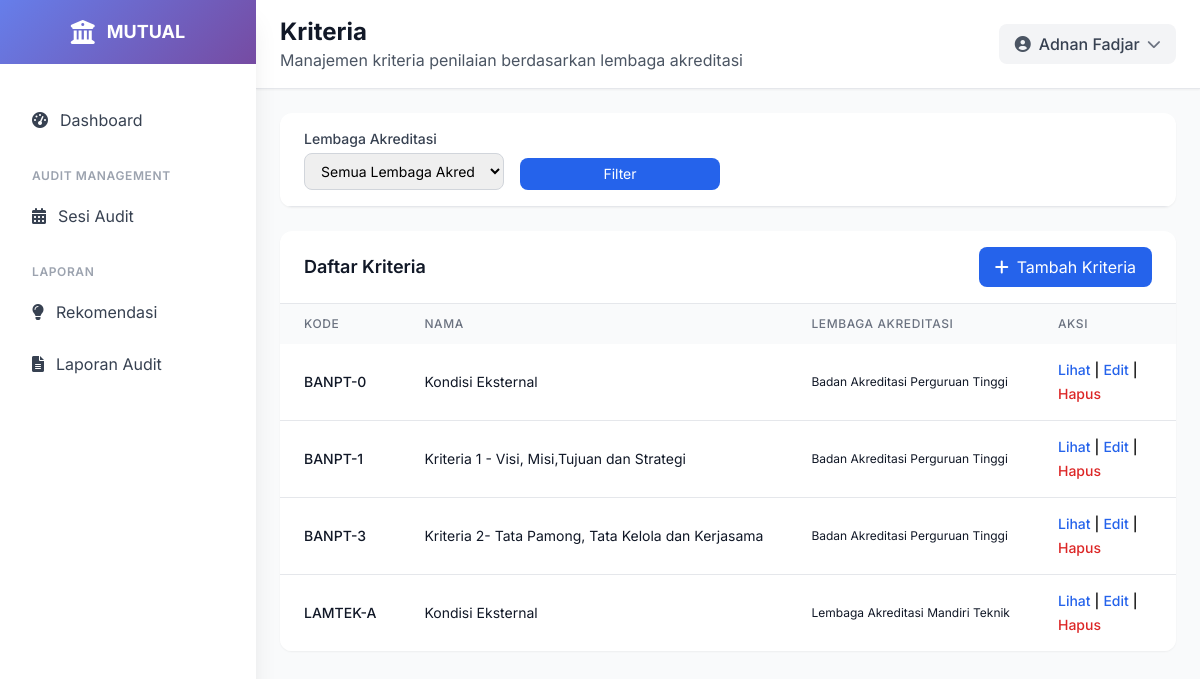
Screenshot of /kriteria/ (signed in) with the database file from the repository.
### ami/models.py (models this page shows, shortened)
class Kriteria(models.Model):
    lembaga_akreditasi = models.ForeignKey(LembagaAkreditasi, on_delete=models.CASCADE, related_name='kriteria')
    kode = models.CharField(max_length=30, null=True)
    nama = models.CharField(max_length=255)
    deskripsi = models.TextField(blank=True, null=True)
    status = models.CharField(max_length=20, choices=[
        ('aktif', 'aktif'),
        ('tidak aktif', 'tidak aktif'),
    ], default='aktif')
    class Meta:
        verbose_name = "Kriteria"
        verbose_name_plural = "Kriteria"
        unique_together = ['lembaga_akreditasi', 'kode']
        ordering = ['kode']

class LembagaAkreditasi(models.Model):
    kode = models.CharField(max_length=20, unique=True)
    nama = models.CharField(max_length=255, unique=True)
    deskripsi = models.TextField(blank=True, null=True)
    website = models.URLField(blank=True, null=True)
    kontak = models.TextField(blank=True, null=True)
    class Meta:
        verbose_name = "Lembaga Akreditasi"
        verbose_name_plural = "Lembaga Akreditasi"
        ordering = ['nama']

### ami/views.py (the view)
# urls.py: path('kriteria/', views.kriteria_list, name='kriteria_list'),
@login_required
def kriteria_list(request, lembaga_id=None):
    lembaga = None
    if lembaga_id:
        lembaga = get_object_or_404(LembagaAkreditasi, pk=lembaga_id)
        kriteria_list = Kriteria.objects.filter(lembaga_akreditasi=lembaga).order_by('kode')
    else:
        kriteria_list = Kriteria.objects.all().order_by('kode')
    paginator = Paginator(kriteria_list, 10)
    page_number = request.GET.get('page')
    kriteria = paginator.get_page(page_number)
    lembaga_akreditasi = LembagaAkreditasi.objects.all().order_by('nama')
    return render(request, 'ami/kriteria_list.html', {
        'kriteria': kriteria,
        'lembaga_akreditasi': lembaga_akreditasi,
        'selected_lembaga': lembaga
    })

### templates/ami/kriteria_list.html (shortened to what this page needs)
{% extends 'base.html' %}
{% load static %}
{% block page_title %}Kriteria{% endblock %}
{% block page_subtitle %}Manajemen kriteria penilaian berdasarkan lembaga akreditasi{% endblock %}
{% block content %}
<div class="p-4 lg:p-6">
    <div class="bg-white rounded-xl shadow-sm overflow-hidden mb-4 lg:mb-6">
        <div class="px-4 lg:px-6 py-4 border-b border-gray-200">
            <form method="get" class="grid grid-cols-1 md:grid-cols-4 gap-2 lg:gap-4">
                <div>
                    <label for="lembaga_akreditasi" class="block text-xs lg:text-sm font-medium text-gray-700 mb-1">Lembaga Akreditasi</label>
                    <select name="lembaga_id" id="lembaga_akreditasi" class="w-full border border-gray-300 rounded-lg px-2 py-1.5 lg:px-3 lg:py-2 focus:outline-none focus:ring-2 focus:ring-blue-500 focus:border-blue-500 text-xs lg:text-sm">
                        <option value="">Semua Lembaga Akreditasi</option>
                    </select>
                </div>
                <div class="flex items-end">
                    <button type="submit" class="w-full bg-blue-600 hover:bg-blue-700 text-white px-3 py-1.5 rounded-lg text-sm">
                        Filter
                    </button>
                </div>
            </form>
        </div>
    </div>
    <div class="bg-white rounded-xl shadow-sm overflow-hidden">
        <div class="px-4 lg:px-6 py-4 border-b border-gray-200 flex flex-col sm:flex-row sm:justify-between sm:items-center space-y-2 sm:space-y-0">
            <h3 class="text-lg font-semibold text-gray-900">Daftar Kriteria</h3>
            <div class="flex flex-col sm:flex-row space-y-2 sm:space-y-0 sm:space-x-2 w-full sm:w-auto">
                <a href="{% url 'ami:kriteria_create_by_lembaga' selected_lembaga.id %}" class="bg-blue-600 hover:bg-blue-700 text-white px-4 py-2 rounded-lg flex items-center justify-center w-full sm:w-auto">
                    <i class="fas fa-plus mr-2"></i> Tambah Kriteria
                </a>
            </div>
        </div>
        <div class="overflow-x-auto">
            <table class="w-full">
                <thead class="bg-gray-50">
                    <tr>
                        <th class="px-3 lg:px-6 py-3 text-left text-xs font-medium text-gray-500 uppercase tracking-wider">Kode</th>
                        <th class="px-3 lg:px-6 py-3 text-left text-xs font-medium text-gray-500 uppercase tracking-wider">Nama</th>
                        <th class="px-3 lg:px-6 py-3 text-left text-xs font-medium text-gray-500 uppercase tracking-wider hidden md:table-cell">Lembaga Akreditasi</th>
                        <th class="px-3 lg:px-6 py-3 text-left text-xs font-medium text-gray-500 uppercase tracking-wider">Aksi</th>
                    </tr>
                </thead>
                <tbody class="bg-white divide-y divide-gray-200">
                    {% for kriteria in kriteria %}
                    <tr class="hover:bg-gray-50 transition-colors">
                        <td class="px-3 lg:px-6 py-4 whitespace-nowrap">
                            <div class="text-xs lg:text-sm font-medium text-gray-900">{{ kriteria.kode }}</div>
                        </td>
                        <td class="px-3 lg:px-6 py-4 whitespace-nowrap text-xs lg:text-sm text-gray-900">
                            {{ kriteria.nama }}
                        </td>
                        <td class="px-3 lg:px-6 py-4 whitespace-nowrap text-xs lg:text-gray-900 hidden md:table-cell">
                            {{ kriteria.lembaga_akreditasi.nama }}
                        </td>
                        <td class="px-3 lg:px-6 py-4 whitespace-nowrap text-xs lg:text-sm font-medium">
                            <div class="flex flex-wrap gap-1">
                                <a href="{% url 'ami:kriteria_detail' kriteria.id %}" class="text-blue-600 hover:text-blue-900">Lihat</a>
                                <span class="hidden md:inline">|</span>
                                <a href="{% url 'ami:kriteria_update' kriteria.id %}" class="text-blue-600 hover:text-blue-900">Edit</a>
                                <span class="hidden md:inline">|</span>
                                <a href="{% url 'ami:kriteria_delete' kriteria.id %}" class="text-red-600 hover:text-red-900">Hapus</a>
                            </div>
                        </td>
                    </tr>
                    {% empty %}
                    <tr>
                        <td colspan="4" class="px-4 lg:px-6 py-4 text-center text-gray-500 text-sm">Tidak ada kriteria yang terdaftar</td>
                    </tr>
                    {% endfor %}
                </tbody>
            </table>
        </div>
    </div>
</div>
{% endblock %}

### templates/base.html (shortened to what this page needs)
<!DOCTYPE html>
<html lang="id">
<head>
    <script src="https://cdn.tailwindcss.com"></script>
    <link href="https://cdnjs.cloudflare.com/ajax/libs/font-awesome/6.0.0/css/all.min.css" rel="stylesheet">
    <link href="https://cdn.jsdelivr.net/npm/select2@4.1.0-rc.0/dist/css/select2.min.css" rel="stylesheet" />
    <link href="https://cdn.jsdelivr.net/npm/select2-bootstrap-5-theme@1.3.0/dist/select2-bootstrap-5-theme.min.css" rel="stylesheet" />
</head>
<body class="bg-gray-50">
    <div class="fixed inset-y-0 left-0 z-50 w-64 bg-white shadow-xl transform transition-transform duration-300 ease-in-out lg:translate-x-0 -translate-x-full flex flex-col" id="sidebar">
        <div class="flex items-center justify-center h-16 gradient-bg flex-shrink-0">
            <div class="flex items-center space-x-3">
                <i class="fas fa-university text-white text-2xl"></i>
                <span class="text-white font-bold text-lg">MUTUAL</span>
            </div>
        </div>
        <nav class="flex-1 overflow-y-auto mt-8 px-4 pb-4">
            <div class="space-y-2">
                <a href="{% url 'ami:dashboard' %}" class="sidebar-item flex items-center px-4 py-3 text-gray-700 rounded-lg transition-all duration-200 {% if request.resolver_match.url_name == 'dashboard' %}bg-blue-50 text-blue-600{% else %}hover:bg-gray-50{% endif %}">
                    <i class="fas fa-tachometer-alt mr-3"></i>
                    <span>Dashboard</span>
                </a>
                <div class="pt-4">
                    <p class="px-4 text-xs font-semibold text-gray-400 uppercase tracking-wider">Audit Management</p>
                    <div class="mt-2 space-y-1">
                        <a href="{% url 'ami:audit_session_list' %}" class="sidebar-item flex items-center px-4 py-3 text-gray-700 rounded-lg transition-all duration-200 {% if request.resolver_match.url_name == 'audit_session_list' %}bg-blue-50 text-blue-600{% else %}hover:bg-gray-50{% endif %}">
                            <i class="fas fa-calendar-alt mr-3"></i>
                            <span>Sesi Audit</span>
                        </a>
                    </div>
                </div>
                <div class="pt-4">
                    <p class="px-4 text-xs font-semibold text-gray-400 uppercase tracking-wider">Laporan</p>
                    <div class="mt-2 space-y-1">
                        <a href="#" class="sidebar-item flex items-center px-4 py-3 text-gray-700 rounded-lg transition-all duration-200 hover:bg-gray-50">
                            <i class="fas fa-lightbulb mr-3"></i>
                            <span>Rekomendasi</span>
                        </a>
                        <a href="{% url 'ami:laporan_index_audit' %}"
                            class="sidebar-item flex items-center px-4 py-3 text-gray-700 rounded-lg transition-all duration-200 {% if request.resolver_match.url_name == 'laporan_index_audit' %}bg-blue-50 text-blue-600{% else %}hover:bg-gray-50{% endif %}">
                            <i class="fas fa-file-alt mr-3"></i>
                            <span>Laporan Audit</span>
                        </a>
                    </div>
                </div>
            </div>
        </nav>
    </div>
    <div class="lg:ml-64 flex flex-col min-h-screen">
        <header class="bg-white shadow-sm border-b border-gray-200">
            <div class="flex items-center justify-between px-4 lg:px-6 py-4">
                <div class="lg:block hidden">
                    <h1 class="text-xl lg:text-2xl font-bold text-gray-900">{% block page_title %}{% endblock %}</h1>
                    <p class="text-gray-600">{% block page_subtitle %}{% endblock %}</p>
                </div>
                <div class="flex items-center space-x-4">
                    <div class="relative">
                        <button id="profileButton" class="flex items-center space-x-2 bg-gray-100 hover:bg-gray-200 px-4 py-2 rounded-lg transition-colors">
                            <i class="fas fa-user-circle text-gray-600"></i>
                            <span class="text-gray-700 font-medium">{{ user.get_full_name|default:user.username }}</span>
                            <i class="fas fa-chevron-down text-gray-500 text-sm transition-transform" id="chevronIcon"></i>
                        </button>
                    </div>
                </div>
            </div>
        </header>
        {% block content %}{% endblock %}
    </div>
</body>
</html>

### templates/base.html (style rules this page uses)
body { font-family: 'Inter', sans-serif; }
.gradient-bg { background: linear-gradient(135deg, #667eea 0%, #764ba2 100%); }

### rows the page displays
Kriteria: kode "BANPT-0", nama "Kondisi Eksternal", lembaga_akreditasi.nama "Badan Akreditasi Perguruan Tinggi"
Kriteria: kode "BANPT-1", nama "Kriteria 1 - Visi, Misi,Tujuan dan Strategi", lembaga_akreditasi.nama "Badan Akreditasi Perguruan Tinggi"
Kriteria: kode "BANPT-3", nama "Kriteria 2- Tata Pamong, Tata Kelola dan Kerjasama", lembaga_akreditasi.nama "Badan Akreditasi Perguruan Tinggi"
Kriteria: kode "LAMTEK-A", nama "Kondisi Eksternal", lembaga_akreditasi.nama "Lembaga Akreditasi Mandiri Teknik"

### other values shown
{{ user.get_full_name|default:user.username }} "Adnan Fadjar"
